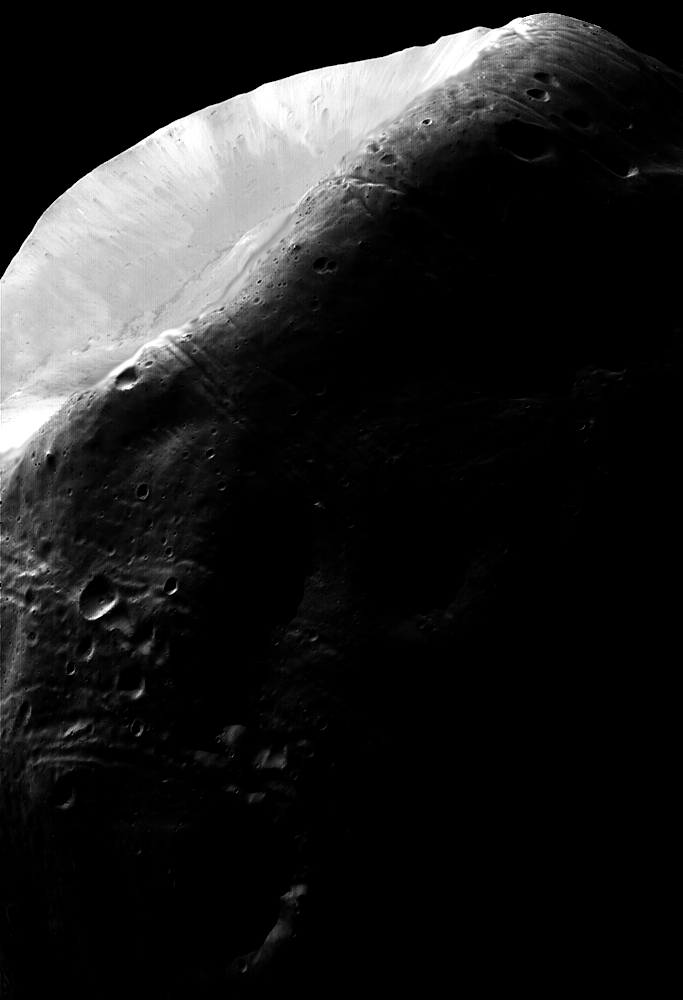
#> input picture Assignment-2/Q2-input image.tif, 683 x 1000 px
$ python Q2.py   (older library calls are emulated)
#> lines starting #> are read from the running program, lines starting #| are printed output that depends on the picture
'''
------------------------------------------------------
@Author: Kaustav Vats (kaustav16048@iiitd.ac.in)
@Roll-No: 2016048
@Date: Tuesday September 3rd 2019 3:14:33 pm
------------------------------------------------------
'''

import numpy as np
from matplotlib import pyplot as plt
import cv2
import math

Image = cv2.imread("Q2-input image.tif", 0)
#> Image is the input picture: shape (1000, 683); min 0, max 255, mean 31.7
cv2.imwrite("Original.png", Image)
# H1 = cv2.calcHist([Image],[0], None, [256], [0,256])
H1 = np.zeros(256)
H2 = np.zeros(256)
Image2 = np.random.randint(0, 256, (Image.shape[0], Image.shape[1]))
for i in range(Image.shape[0]):
    for j in range(Image.shape[1]):
        H1[Image[i, j]] += 1
        H2[Image2[i, j]] += 1


plt.figure(1)

plt.subplot(221)
# [4 lines of commented-out code are left out]
plt.title("Original Image")
plt.imshow(Image)


plt.subplot(222)
plt.bar(np.arange(256), H2, color='b')
plt.title('Specified Histogram')
plt.xlabel("Pixel value")
plt.ylabel("Frequency")

# print(H2)

ProbH1 = H1/(Image.shape[0]*Image.shape[1])
ProbH2 = H2/(Image.shape[0]*Image.shape[1])
# print(ProbH2)

CDFH1 = ProbH1
CDFH2 = ProbH2
for i in range(1, 256):
    CDFH1[i] += CDFH1[i-1]
    CDFH2[i] += CDFH2[i-1]
#> after the loop, CDFH1 = 256 values from 0.618 to 1; CDFH2 = 256 values from 0.00404 to 1

CDFH1 = CDFH1 * 255
#> CDFH1 = 256 values from 157.5 to 255
CDFH2 = CDFH2 * 255
#> CDFH2 = 256 values from 1.03 to 255

CDFH1 = np.around(CDFH1, decimals=0)
#> CDFH1 = 256 values from 157 to 255
CDFH2 = np.around(CDFH2, decimals=0)

# print(CDFH1)
# print(CDFH2)

Mapping = np.zeros(256, dtype=np.int64)
for i in range(256):
    for j in range(256):
        if (CDFH2[j] >= CDFH1[i]):
            Mapping[i] = j
            break
print("Mapping\n", Mapping)

H3 = np.zeros(256, dtype=np.int)
for i in range(Image.shape[0]):
    for j in range(Image.shape[1]):
        Image[i, j] = Mapping[Image[i, j]]
        H3[Image[i, j]] += 1
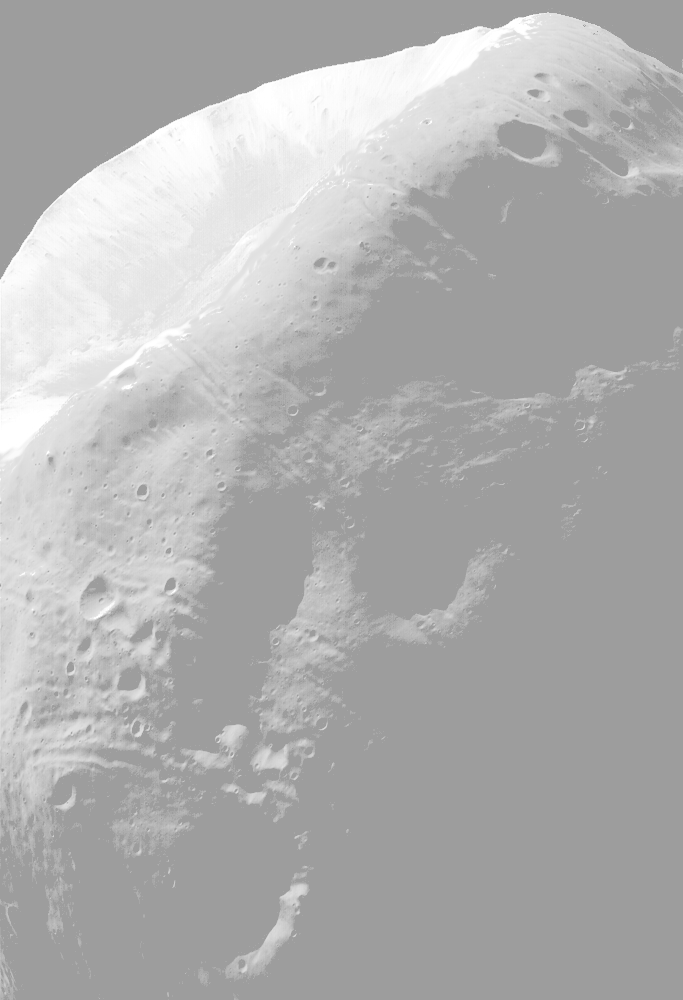
#> Image: shape (1000, 683); min 157, max 255, mean 176.2
#> after the loop, H3 = 256 values, max 421847 at index 157, min 0 at index 0, mean 2668

cv2.imwrite("Output.png", Image)

plt.subplot(223)
plt.bar(np.arange(256), H3, color='g')
plt.title('Matched Image Histogram')
plt.xlabel("Pixel value")
plt.ylabel("Frequency")

plt.subplot(224)
plt.title("Macthed Image")
plt.imshow(Image)

plt.show()
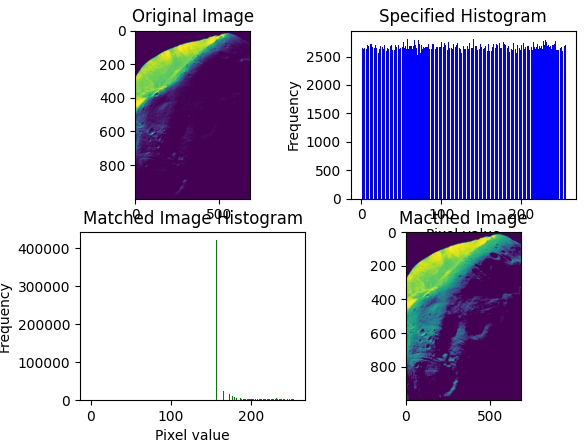
#> figure drawn by matplotlib, 4 panels; panel 2: tallest bar 2815 high, from x = 57.6 to 58.4; panel 3: tallest bar 421847 high, from x = 156.6 to 157.4
